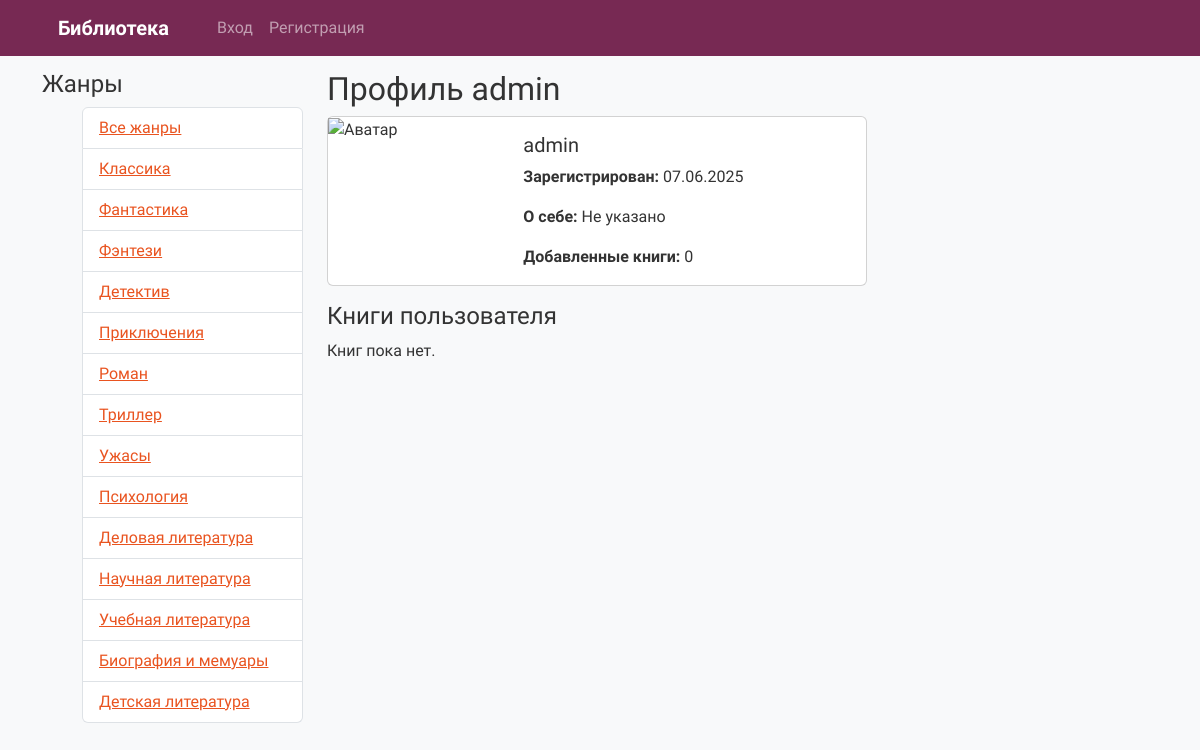
The app's page /profile/2/ with its own data.
### books/models.py (models this page shows, shortened)
class Genre(models.Model):
    name = models.CharField(max_length=255, verbose_name="Жанр")

class Profile(models.Model):
    user = models.OneToOneField(User, on_delete=models.CASCADE)
    bio = models.TextField(blank=True)
    avatar = models.ImageField(upload_to='avatars/', blank=True, null=True)

### books/views.py (the view)
# urls.py: path('profile/<int:user_id>/', views.other_profile, name='other_profile'),
def other_profile(request, user_id):
    other_user = get_object_or_404(User, id=user_id)
    books = Book.objects.filter(added_by=other_user).order_by('-created_at')
    return render(request, 'profile_other.html', {
        'other_user': other_user,
        'books': books
    })

### books/context_processors.py (called while the page is built)
def genres_processor(request):
    genres = Genre.objects.all()
    return {'genres': genres}

### templates/profile_other.html (shortened to what this page needs)
{% extends 'base.html' %}
{% load static %}
{% block content %}
<h2>Профиль {{ other_user.username }}</h2>
<div class="card mb-3" style="max-width: 540px;">
  <div class="row g-0">
    <div class="col-md-4">
      {% if other_user.profile.avatar %}
      <img src="{{ other_user.profile.avatar.url }}" class="img-fluid rounded-start" alt="Аватар">
      {% else %}
      <img src="{% static 'img/default-avatar.png' %}" class="img-fluid rounded-start" alt="Аватар">
      {% endif %}
    </div>
    <div class="col-md-8">
      <div class="card-body">
        <h5 class="card-title">{{ other_user.username }}</h5>
        <p class="card-text"><strong>Зарегистрирован:</strong> {{ other_user.date_joined|date:"d.m.Y" }}</p>
        <p class="card-text"><strong>О себе:</strong> {{ other_user.profile.bio|default:"Не указано" }}</p>
        <p class="card-text"><strong>Добавленные книги:</strong> {{ books.count }}</p>
      </div>
    </div>
  </div>
</div>
<h4>Книги пользователя</h4>
{% if books %}
<ul class="list-group">
  {% for book in books %}
  <li class="list-group-item">
    <a href="{% url 'book_detail' book.id %}">{{ book.title }}</a> ({{ book.created_at|date:"d.m.Y" }})
  </li>
  {% endfor %}
</ul>
{% else %}
<p>Книг пока нет.</p>
{% endif %}
{% endblock %}

### templates/base.html (shortened to what this page needs)
{% load static %}
<!DOCTYPE html>
<html lang="ru">
<head>
    <link rel="stylesheet" href="{% static 'css/bootstrap.css' %}">
</head>
<body>
<nav class="navbar navbar-expand-lg navbar-dark bg-dark fixed-top">
    <div class="container">
        <a class="navbar-brand" href="{% url 'home' %}">Библиотека</a>
        <div class="collapse navbar-collapse d-flex justify-content-between align-items-center">
            <ul class="navbar-nav">
                {% if user.is_authenticated %}
                    <li class="nav-item"><a class="nav-link" href="{% url 'add_book' %}">Добавить книгу</a></li>
                    <li class="nav-item"><a class="nav-link" href="{% url 'profile' %}">Профиль</a></li>
                    <li class="nav-item"><a class="nav-link" href="{% url 'favorites_list' %}">Избранное</a></li>
                    <li class="nav-item"><a class="nav-link" href="{% url 'members_list' %}">Участники</a></li>
                {% else %}
                    <li class="nav-item"><a class="nav-link" href="{% url 'login' %}">Вход</a></li>
                    <li class="nav-item"><a class="nav-link" href="{% url 'register' %}">Регистрация</a></li>
                {% endif %}
            </ul>
        </div>
    </div>
</nav>
<div class="container">
    <div class="row">
        <div class="col-md-3">
            <h4>Жанры</h4>
            <ul class="list-group mb-3">
                <li class="list-group-item">
                    <a href="{% url 'home' %}">Все жанры</a>
                </li>
                {% for genre in genres %}
                <li class="list-group-item">
                    <a href="{% url 'genre_books' genre.id %}">{{ genre.name }}</a>
                </li>
                {% endfor %}
            </ul>
        </div>
        <div class="col-md-9">
            {% block content %}
            {% endblock %}
        </div>
    </div>
</div>
</body>
</html>

### templates/base.html (style rules this page uses)
body { background-color: #f8f9fa; padding-top: 70px; }
.navbar-brand { font-weight: bold; }

### records on screen
Genre: name "Классика"
Genre: name "Фантастика"
Genre: name "Фэнтези"
Genre: name "Детектив"
Genre: name "Приключения"
Genre: name "Роман"
Genre: name "Триллер"
Genre: name "Ужасы"
Genre: name "Психология"
Genre: name "Деловая литература"
Genre: name "Научная литература"
Genre: name "Учебная литература"
Genre: name "Биография и мемуары"
Genre: name "Детская литература"

### other values on screen
{{ other_user.username }} "admin"
{{ other_user.date_joined|date:"d.m.Y" }} "07.06.2025"
{{ other_user.profile.bio|default:"Не указано" }} "Не указано"
{{ books.count }} "0"
